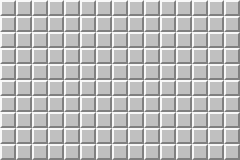

A 2D game scene composited from a Tiled map and its tileset images. What follows is a short description and the map's XML, with every tile layer's data as written:
An orthogonal 15x10 tile map with 16x16 px tiles, 1 tile layer (Tile Layer 1).

<map version="1.2" tiledversion="1.3.1" orientation="orthogonal" renderorder="right-down" compressionlevel="0" width="15" height="10" tilewidth="16" tileheight="16" infinite="0" nextlayerid="3" nextobjectid="1">
 <tileset firstgid="1" name="03000405" tilewidth="16" tileheight="16" tilecount="1024" columns="32">
  <image source="tilesets/Minesweeper.png" trans="ffffff" width="512" height="512" />
 </tileset>
 <layer id="1" name="Tile Layer 1" width="15" height="10">
  <properties>
   <property name="Anims1" value="0" />
   <property name="ChapterID" value="MinesweeperChID" />
   <property name="MapID" value="MinesweeperMapID" />
   <property name="ObjectType" value="MinesweeperObjType" />
   <property name="PaletteID" value="MinesweeperPalette1" />
   <property name="TileConfig" value="MinesweeperTileConfig" />
  </properties>
  <data>
   <tile gid="1" />
   <tile gid="1" />
   <tile gid="1" />
   <tile gid="1" />
   <tile gid="1" />
   <tile gid="1" />
   <tile gid="1" />
   <tile gid="1" />
   <tile gid="1" />
   <tile gid="1" />
   <tile gid="1" />
   <tile gid="1" />
   <tile gid="1" />
   <tile gid="1" />
   <tile gid="1" />
   <tile gid="1" />
   <tile gid="1" />
   <tile gid="1" />
   <tile gid="1" />
   <tile gid="1" />
   <tile gid="1" />
   <tile gid="1" />
   <tile gid="1" />
   <tile gid="1" />
   <tile gid="1" />
   <tile gid="1" />
   <tile gid="1" />
   <tile gid="1" />
   <tile gid="1" />
   <tile gid="1" />
   <tile gid="1" />
   <tile gid="1" />
   <tile gid="1" />
   <tile gid="1" />
   <tile gid="1" />
   <tile gid="1" />
   <tile gid="1" />
   <tile gid="1" />
   <tile gid="1" />
   <tile gid="1" />
   <tile gid="1" />
   <tile gid="1" />
   <tile gid="1" />
   <tile gid="1" />
   <tile gid="1" />
   <tile gid="1" />
   <tile gid="1" />
   <tile gid="1" />
   <tile gid="1" />
   <tile gid="1" />
   <tile gid="1" />
   <tile gid="1" />
   <tile gid="1" />
   <tile gid="1" />
   <tile gid="1" />
   <tile gid="1" />
   <tile gid="1" />
   <tile gid="1" />
   <tile gid="1" />
   <tile gid="1" />
   <tile gid="1" />
   <tile gid="1" />
   <tile gid="1" />
   <tile gid="1" />
   <tile gid="1" />
   <tile gid="1" />
   <tile gid="1" />
   <tile gid="1" />
   <tile gid="1" />
   <tile gid="1" />
   <tile gid="1" />
   <tile gid="1" />
   <tile gid="1" />
   <tile gid="1" />
   <tile gid="1" />
   <tile gid="1" />
   <tile gid="1" />
   <tile gid="1" />
   <tile gid="1" />
   <tile gid="1" />
   <tile gid="1" />
   <tile gid="1" />
   <tile gid="1" />
   <tile gid="1" />
   <tile gid="1" />
   <tile gid="1" />
   <tile gid="1" />
   <tile gid="1" />
   <tile gid="1" />
   <tile gid="1" />
   <tile gid="1" />
   <tile gid="1" />
   <tile gid="1" />
   <tile gid="1" />
   <tile gid="1" />
   <tile gid="1" />
   <tile gid="1" />
   <tile gid="1" />
   <tile gid="1" />
   <tile gid="1" />
   <tile gid="1" />
   <tile gid="1" />
   <tile gid="1" />
   <tile gid="1" />
   <tile gid="1" />
   <tile gid="1" />
   <tile gid="1" />
   <tile gid="1" />
   <tile gid="1" />
   <tile gid="1" />
   <tile gid="1" />
   <tile gid="1" />
   <tile gid="1" />
   <tile gid="1" />
   <tile gid="1" />
   <tile gid="1" />
   <tile gid="1" />
   <tile gid="1" />
   <tile gid="1" />
   <tile gid="1" />
   <tile gid="1" />
   <tile gid="1" />
   <tile gid="1" />
   <tile gid="1" />
   <tile gid="1" />
   <tile gid="1" />
   <tile gid="1" />
   <tile gid="1" />
   <tile gid="1" />
   <tile gid="1" />
   <tile gid="1" />
   <tile gid="1" />
   <tile gid="1" />
   <tile gid="1" />
   <tile gid="1" />
   <tile gid="1" />
   <tile gid="1" />
   <tile gid="1" />
   <tile gid="1" />
   <tile gid="1" />
   <tile gid="1" />
   <tile gid="1" />
   <tile gid="1" />
   <tile gid="1" />
   <tile gid="1" />
   <tile gid="1" />
   <tile gid="1" />
   <tile gid="1" />
   <tile gid="1" />
   <tile gid="1" />
  </data>
 </layer>
</map>
